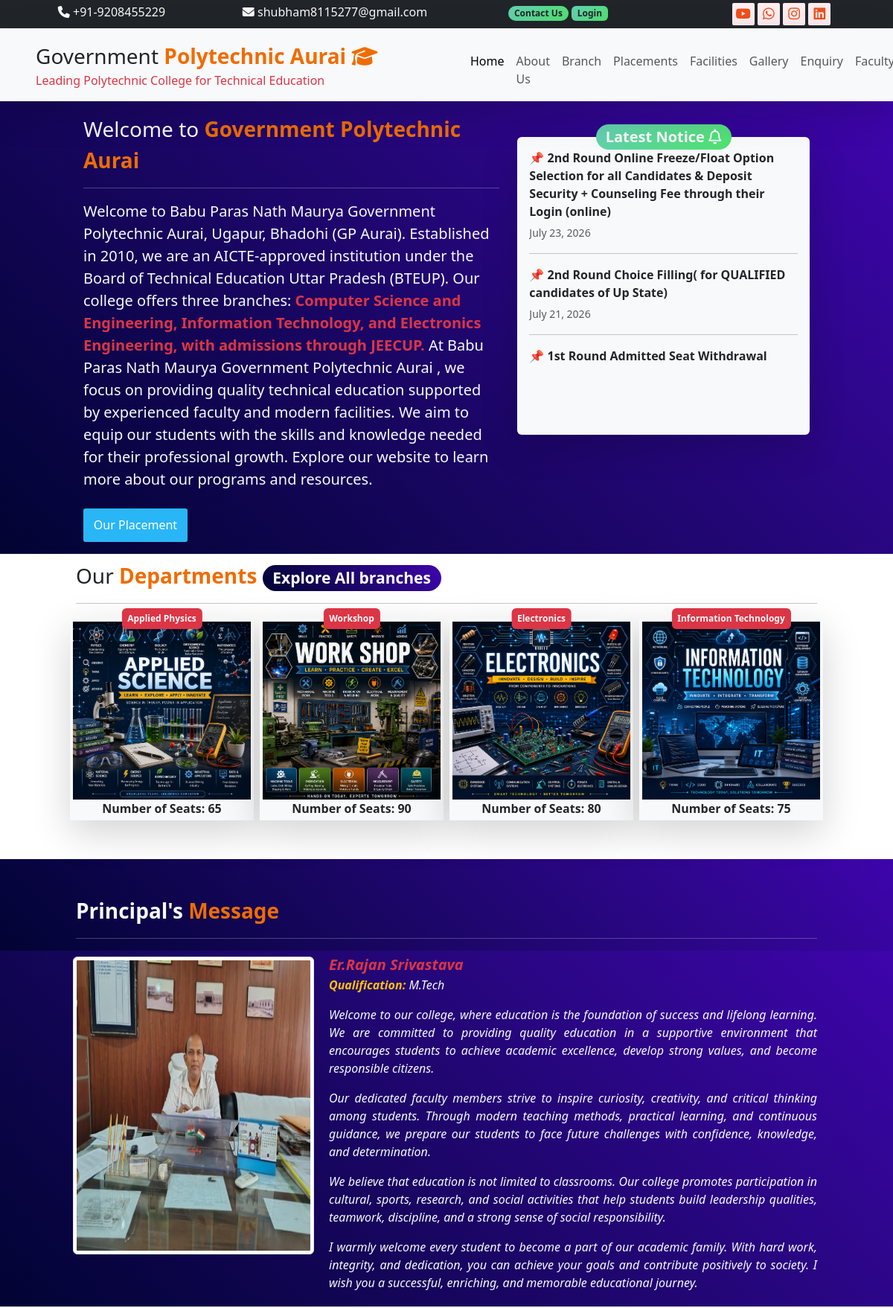
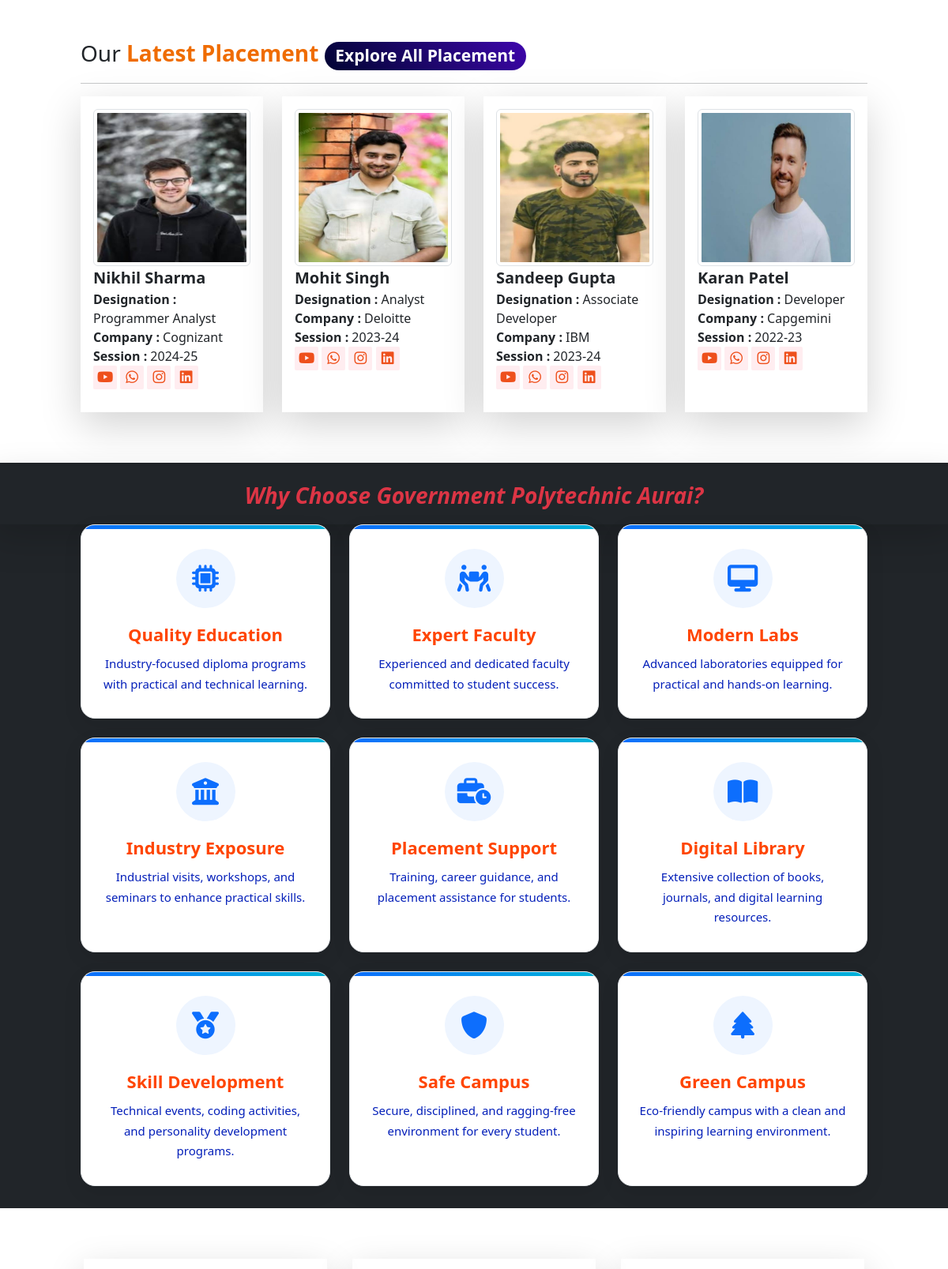
/user/index/ (upper part), run on the app's committed database (2 pictures, top to bottom).
### user/models.py (models this page shows)
class new(models.Model):
    title=models.TextField(null=True)
    posted_date=models.DateField(null=True)

class tblbranch(models.Model):
    name=models.CharField(max_length=100,null=True)
    no_of_seats=models.CharField(max_length=25,null=True)
    picture=models.ImageField(upload_to="static/branch/")

class tblplacements(models.Model):
    name=models.CharField(max_length=50,null=True)
    picture=models.ImageField(upload_to="static/placement/")
    psession=models.CharField(max_length=50,null=True)
    company=models.CharField(max_length=50,null=True)
    designation=models.CharField(max_length=50,null=True)

### user/views.py (the view)
# urls.py: path("index/",views.index),
def index(request):
    data=tblbranch.objects.all().order_by("-id")[0:4]
    pdata=tblplacements.objects.all().order_by("-id")[0:4]
    ndata=new.objects.all().order_by("-id")[0:6]
    md={"bdata":data,"pdata":pdata,"ndata":ndata}
    return render(request,"user/index.html",md)

### templates/user/index.html (shortened to what this page needs)
{% extends 'base.html'%}
{% load static%}
{% block childpage%}
       <div class="row slider bg-color2">
        <div class="col-sm-10 mx-auto">
          <div class="row">
            <div class="col-sm-7 text-light py-3">
          <div class="fs-3 bold">Welcome to <b class="text-color1">Government Polytechnic Aurai</b></div>
          <hr class="w-70"/>
          <div class="fs-5">Welcome to Babu Paras Nath Maurya Government Polytechnic Aurai, Ugapur, Bhadohi (GP Aurai). Established in 2010, we are an AICTE-approved institution under the Board of Technical Education Uttar Pradesh (BTEUP).
Our college offers three branches:<b class="text-danger"> Computer Science and Engineering, Information Technology, and Electronics Engineering, with admissions through JEECUP.</b>
At Babu Paras Nath Maurya Government Polytechnic Aurai , we focus on providing quality technical education supported by experienced faculty and modern facilities. We aim to equip our students with the skills and knowledge needed for their professional growth. Explore our website to learn more about our programs and resources.</div>
          <br/>
          <a href="/user/placements/" class="btn1 d-block text-center">Our Placement </a>
            </div>
            <div class="col-sm-5 py-5">
    <div class="bg-light shadow-lg rounded p-3 position-relative" style="min-height:400px;">
        <b class="badge bg-color1 rounded-pill fs-5 text-light position-absolute top-0 start-50 translate-middle">
            Latest Notice <i class="fa-regular fa-bell"></i>
        </b>
        <div class="card-body" style="height:300px; overflow:hidden;">
            <marquee direction="up"
                     scrollamount="3"
                     onmouseover="this.stop();"
                     onmouseout="this.start();"
                     style="height:100%;">
                {% for x in ndata %}
                <div class="mb-3">
                    <p class="mb-1">
                        📌 <strong>{{ x.title }}</strong>
                    </p>
                    <small class="text-muted">
                        {{ x.posted_date }}
                    </small>
                    <hr>
                </div>
                {% empty %}
                <p class="text-center">No Notice Available.</p>
                {% endfor %}
            </marquee>
        </div>
    </div>
</div>
    </div>
</div>
          </div>
        </div>
    <div class="row pt-2">
      <div class="col-sm-10 mx-auto fs-3 ">
        Our <b class="text-color1">Departments</b>
         <a href="/user/branch/" class="badge bg-color2 text-decoration-none rounded-pill">Explore All branches
        </a>
        <hr class="w-40"/>
      </div>
    </div>
       <div class="row services pb-5">
        <div class="col-sm-10 mx-auto">
          <div class="row">
           {% for x in bdata%}
            <div class="col-sm-3 p-1 rounded">
              <div class="bg-light shadow-lg p-1 text-center position-relative">
                <div class="badge py-2 bg-danger position-absolute top-0 start-50 translate-middle text-light">
               {{x.name}}
                </div>
                <img src="/{{x.picture}}"  class="card-img-top"/>
              <b class="pt-2">Number of Seats: {{x.no_of_seats}}</b>
              </div>
            </div>
            {% endfor %}
          </div>
        </div>
       </div>
        <div class="row bg-color2 pt-5">
      <div class="col-sm-10 mx-auto fs-3 text-light fw-bold">
          Principal's <b class="text-color1">Message</b>
        <hr class="w-30"/>
      </div>
    </div>
 <div class="row bg-color2 P-3">
  <div class="col-sm-10 mx-auto">
    <div class="row">
    <div class="col-sm-4 p-2 ">
      <img src="{% static 'images/shu3.jpeg'%}"  class="img-thumbnail img"/>
    </div>
    <div class="col-sm-8 text-justify fst-italic text-light py-1">
      <b class="fs-5 text-danger">Er.Rajan Srivastava </b>
      <p class=""><b class="text-warning">Qualification: </b> M.Tech</p>
      <p>Welcome to our college, where education is the foundation of success and lifelong learning. We are committed to providing quality education in a supportive environment that encourages students to achieve academic excellence, develop strong values, and become responsible citizens.</p>
      <p>Our dedicated faculty members strive to inspire curiosity, creativity, and critical thinking among students. Through modern teaching methods, practical learning, and continuous guidance, we prepare our students to face future challenges with confidence, knowledge, and determination.</p>
      <p>We believe that education is not limited to classrooms. Our college promotes participation in cultural, sports, research, and social activities that help students build leadership qualities, teamwork, discipline, and a strong sense of social responsibility.</p>
      <p>I warmly welcome every student to become a part of our academic family. With hard work, integrity, and dedication, you can achieve your goals and contribute positively to society. I wish you a successful, enriching, and memorable educational journey.
</p>
    </div>
  </div>
  </div>
 </div>
    <div class="row pt-5">
      <div class="col-sm-10 mx-auto fs-3 ">
        Our <b class="text-color1">Latest Placement</b>
        <a href="/user/placements" class="badge bg-color2 text-decoration-none rounded-pill">Explore All Placement
        </a>
        <hr class="w-40"/>
      </div>
    </div>
      <div class="row">
        <div class="col-sm-10 mx-auto pb-5">
          <div class="row ">
            {% for x in pdata %}
            <div class="col-sm-3 social ">
              <p class="bg-white shadow-lg p-3 img">
              <img src="/{{x.picture}}" class="img-thumbnail"/>
              <b class="fs-5">{{x.name}}</b><br/>
                  <b>Designation :</b> {{x.designation}}<br/>
                  <b>Company : </b>{{x.company}} <br/>
                  <b>Session : </b>{{x.psession}}<br/>
               <a href="https://www.youtube.com/@Shubham18er" target="_blank"> <i class="fa-brands fa-youtube"></i></a>
               <a href="https://whatsapp.com/dl/" target="_blank"> <i class="fa-brands fa-whatsapp"></i></a>
               <a href="https://www.instagram.com/the_mathematic_1729?igsh=dmd3d2M2anFtYzg=" target="_blank"> <i class="fa-brands fa-instagram"></i></a>
               <a href="https://www.linkedin.com/public-profile/" target="_blank"> <i class="fa-brands fa-linkedin"></i></a>
              </p>
            </div>
            {% endfor%}
          </div>
        </div>
      </div>
{% endblock%}

### templates/base.html (style rules this page uses)
.bg-color1 { background: linear-gradient(140deg,hsl(165, 52%, 60%),rgb(78, 226, 110)); }
.text-color1 { color:#EF6C00; }
.bg-color2 { background: linear-gradient(45deg,hwb(239 1% 80%),lab(22.62% 52.67 -75.83)); }
.social .fa-brands { color: #ee501c; background: #ffedf0; height: 30px; width: 30px; text-align: center; line-height: 30px; font-size: 18px; border-radius: 2px; }
.btn1 { height: 45px; width: 140px; background:#29B6F6; color:white; border-radius: 3px; border: none; line-height: 45px; text-decoration: none; }
.text-justify { text-align: justify !important; }
.img { height: 400px; }

### data on the page
new: title "2nd Round Online Freeze/Float Option Selection for all Candidates & Deposit Security + Counseling Fee through their Login (online)", posted_date "July 23, 2026"
new: title "2nd Round Choice Filling( for QUALIFIED candidates of Up State)", posted_date "July 21, 2026"
new: title "1st Round Admitted Seat Withdrawal"
tblbranch: name "Applied Physics", picture (picture), no_of_seats "65"
tblbranch: name "Workshop", picture (picture), no_of_seats "90"
tblbranch: name "Electronics", picture (picture), no_of_seats "80"
tblbranch: name "Information Technology", picture (picture), no_of_seats "75"
tblplacements: picture (picture), name "Nikhil Sharma", designation "Programmer Analyst", company "Cognizant", psession "2024-25"
tblplacements: picture (picture), name "Mohit Singh", designation "Analyst", company "Deloitte", psession "2023-24"
tblplacements: picture (picture), name "Sandeep Gupta", designation "Associate Developer", company "IBM", psession "2023-24"
tblplacements: picture (picture), name "Karan Patel", designation "Developer", company "Capgemini", psession "2022-23"
